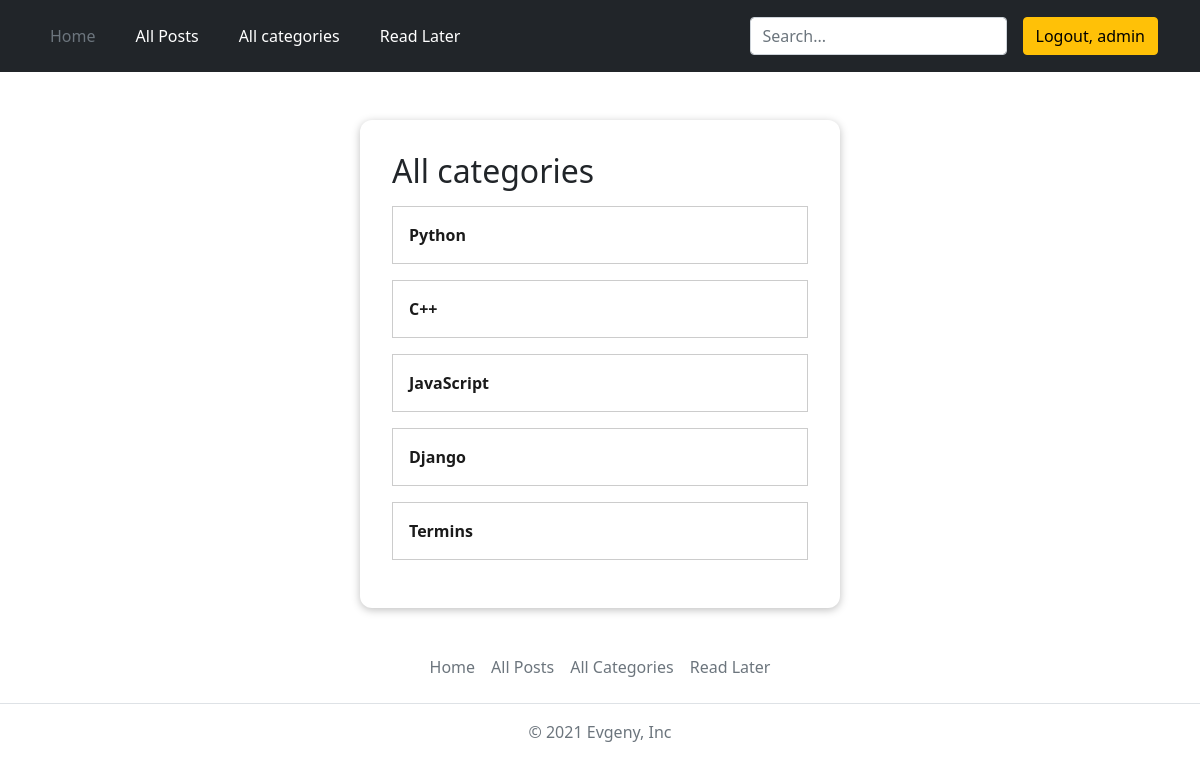
Page /categories/ (signed in) on the committed database.
### blog/models.py (models this page shows, shortened)
class Tag(models.Model):
    caption = models.CharField(max_length=10)
    slug = models.SlugField(unique=True, null=True)

### blog/views.py (the view)
# urls.py: path('categories/', views.CategoriesView.as_view(), name='categories-page'),
class CategoriesView(ListView):
    template_name = 'blog/categories.html'
    model = Tag
    context_object_name = 'tags'

### blog/templates/blog/categories.html (shortened to what this page needs)
{% extends 'base.html' %}
{% load static %}
{% block css_files %}
  <link rel="stylesheet" href="{% static 'blog/categories.css' %}">
{% endblock %}
{% block content %}
  <section class="categories foo">
    <h2 class="h2_tag">All categories</h2>
    <ul class="ul_tag">
      {% for tag in tags %}
        <li class="li_tag">
          <a href="{% url 'category-page' tag.slug %}" class="a_tag">
            {{ tag.caption }}
          </a>
        </li>
      {% endfor %}
    </ul>
  </section>
{% endblock %}

### templates/base.html (shortened to what this page needs)
{% load static %}
{% load bootstrap3 %}
<html lang="en">
<head>
    <link rel="stylesheet" href="{% static 'base.css' %}">
    <link href="https://getbootstrap.com/docs/5.1/dist/css/bootstrap.min.css" rel="stylesheet">
    {% block css_files %}{% endblock %}
</head>
<body>
    <header class="p-3 bg-dark text-white">
        <div class="container">
          <div class="d-flex flex-wrap align-items-center justify-content-center justify-content-lg-start">
            <ul class="nav col-12 col-lg-auto me-lg-auto mb-2 justify-content-center mb-md-0 gap">
              <li><a href="{% url 'starting-page' %}" class="nav-link px-2 text-secondary">Home</a></li>
              <li><a href="{% url 'posts-page' %}" class="nav-link px-2 text-white">All Posts</a></li>
              <li><a href="{% url 'categories-page' %}" class="nav-link px-2 text-white">All categories</a></li>
              {% if request.user.is_authenticated %}
              <li><a href="{% url 'read-later-page'%}" class="nav-link px-2 text-white">Read Later</a></li>
              {% endif %}
            </ul>
            <form action="{% url 'search-results' %}" class="col-12 col-lg-auto mb-3 mb-lg-0 me-lg-3" method="get">
              <input type="search" name="q" class="form-control form-control-dark" placeholder="Search..." aria-label="Search">
            </form>
            <div class="text-end">
                {% if request.user.is_authenticated %}
                <a href="{% url 'logout' %}"><button type="button" class="btn btn-warning">Logout, {{request.user}}</button></a>
                {% else %}
                <a href="{% url 'login' %}"><button type="button" class="btn btn-outline-light me-2">Login</button></a>
                <a href="{% url 'register' %}"><button type="button" class="btn btn-warning">Sign-up</button></a>
                {% endif %}
            </div>
          </div>
        </div>
    </header>
            {% block content %}
            {% endblock %}
          <footer class="py-3 my-4 footer">
            <ul class="nav justify-content-center border-bottom pb-3 mb-3">
              <li class="nav-item"><a href="{% url 'starting-page' %}" class="nav-link px-2 text-muted">Home</a></li>
              <li class="nav-item"><a href="{% url 'posts-page' %}" class="nav-link px-2 text-muted">All Posts</a></li>
              <li class="nav-item"><a href="{% url 'categories-page' %}" class="nav-link px-2 text-muted">All Categories</a></li>
              {% if request.user.is_authenticated %}
              <li class="nav-item"><a href="{% url 'read-later-page'%}" class="nav-link px-2 text-muted">Read Later</a></li>
              {% endif %}
            </ul>
            <p class="text-center text-muted">© 2021 Evgeny, Inc</p>
          </footer>
</body>
</html>

### static/base.css (style rules this page uses)
html { height: 100%; }
body { position: relative; }
.form-control-dark { color: #fff; background-color: var(--bs-dark); border-color: var(--bs-gray); }
.gap { gap: 1.5rem; }
.footer { position: absolute; bottom: 0; width: 100%; }
.foo { margin-bottom: 200px; }

### blog/static/blog/categories.css (style rules this page uses)
body { height: 100%; }
.categories { margin: 3rem auto 3rem auto; padding: 2rem; border-radius: 12px; box-shadow: 0 2px 8px rgba(0, 0, 0, 0.25); background-color: white; width: 90%; max-width: 30rem; }
.ul_tag { list-style: none; padding: 0; }
.li_tag { margin: 1rem 0; }
.a_tag { display: block; padding: 1rem; width: 100%; text-decoration: none; border: 1px solid #ccc; color: #1b1b1b; font-weight: bold; }

### rows in the picture
Tag: caption "Python"
Tag: caption "C++"
Tag: caption "JavaScript"
Tag: caption "Django"
Tag: caption "Termins"

### other values in the picture
{{ request.user }} "admin"
